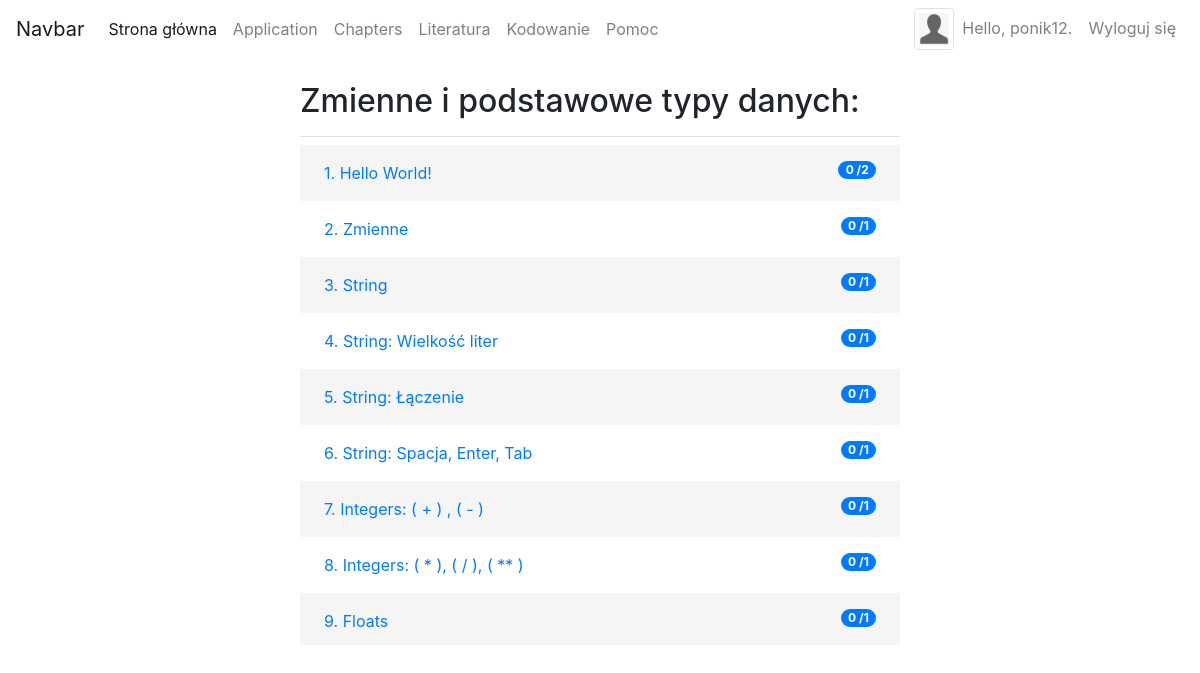
Page /chapters/1/ (signed in) on the earlier database version.
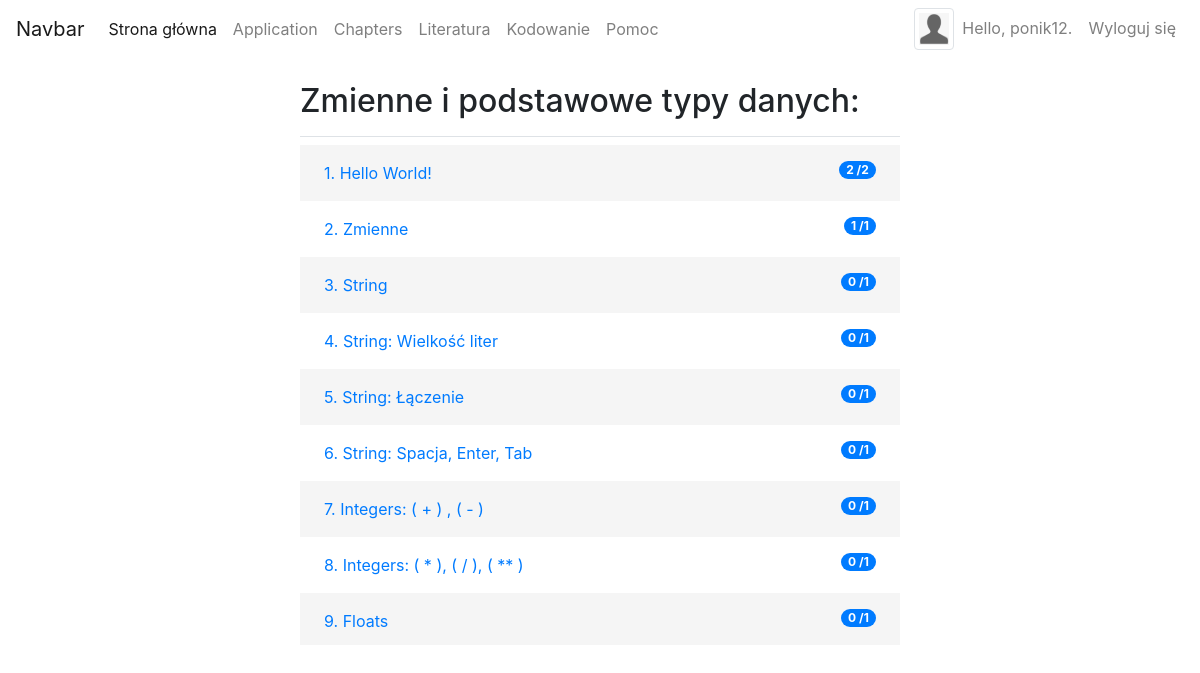
Same page on the later database version.
### chapters/models.py (models this page shows)
class Topic(models.Model):
    chapter = models.ForeignKey(Chapter, on_delete=models.DO_NOTHING)
    name = models.CharField(max_length=200)
    text = models.TextField()
    approach = models.TextField(default='print("Hello World!")')
    points = models.IntegerField(default=3)
    date_added = models.DateTimeField(auto_now_add=True)
    output = models.TextField(default='Hello World!')
    def __str__(self):
        return self.name
    def user_topic_points(self, user):
        approaches = self.userapproach_set.all()
        user_topic_points = 0
        for approach in approaches:
            if approach.user == user:
                user_topic_points = approach.points_earned
        return user_topic_points

class UserApproach(models.Model):
    user = models.ForeignKey(User, on_delete=models.CASCADE)
    topic = models.ForeignKey(Topic, on_delete=models.CASCADE)
    user_approach = models.TextField(default='')
    points_awarded = models.BooleanField(default=False)
    points_earned = models.IntegerField(default=0)

### chapters/views.py (the view)
# urls.py: path('chapters/<int:chapter_id>/', views.topic, name='topic'),
@login_required
def topic(request, chapter_id):
    chapter = Chapter.objects.get(id=chapter_id)
    topics = chapter.topic_set.all()
    context = {'chapter': chapter, 'topics': topics}
    return render(request, 'chapters/topic.html', context)

### chapters/models.py (called while the page is built)
    def __str__(self):
        return self.name

### chapters/templatetags/chapters_extras.py (called while the page is built)
@register.simple_tag
def get_topic_points_tag(topic, user):
    return topic.user_topic_points(user)

### chapters/templates/chapters/topic.html
{% extends "chapters/baza.html" %}
{% load static %}
{% load  chapters_extras %}
{% block header %}
  <h2>{{ chapter }}: </h2>
{% endblock header %}
{% block content %}
<div style="height: 500px; overflow-y:auto;">
    <table style="max-height: 500px; overflow: auto;">
      <tbody>
        {% for topic in topics %}
        <tr>
            <td class="team">
                <a href="{% url 'chapters:approach' topic.id %}">{{ forloop.counter }}. {{ topic }}</a>
                <span class="badge badge-primary badge-pill ml-2 float-right">
                {% get_topic_points_tag topic user %}
                    /{{ topic.points }}</span>
            </td>
        </tr>
        {% endfor %}
      </tbody>
    </table>
</div>
{% endblock content %}

Differences in the rows shown:
changed through a linked row, Topic "Hello World!": id.points_earned "0" → "2"
computed for Topic "Zmienne": id.points_earned "0" → "1"
